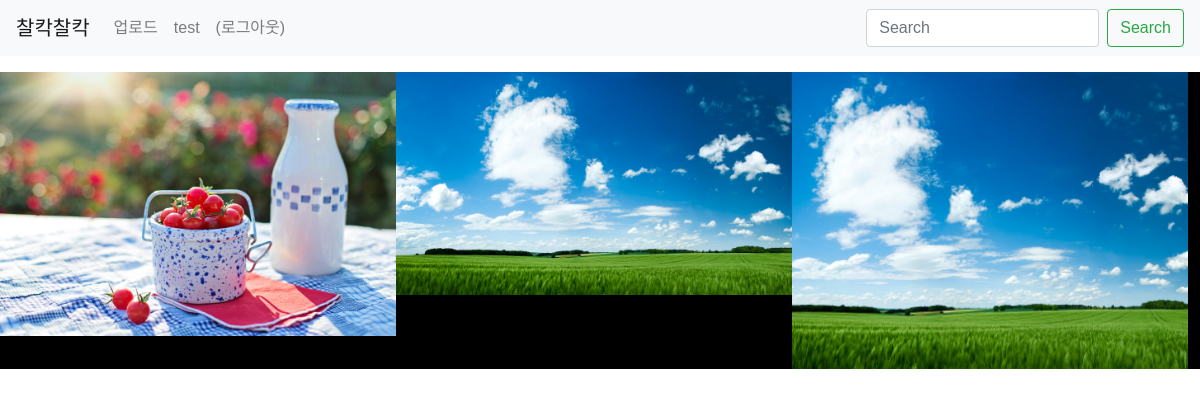
The page /auth/mypage/ (signed in) on the database its author committed.
### models/Model.py (models this page shows)
class User(db.Model):
    id = db.Column(db.Integer, primary_key=True)
    username = db.Column(db.String(150), unique=True, nullable=False)
    password = db.Column(db.String(200), nullable=False)
    email = db.Column(db.String(120), unique=True, nullable=False)

class Usercontent(db.Model):
    id = db.Column(db.Integer, primary_key=True)
    username = db.Column(db.Integer, db.ForeignKey('user.username', ondelete='CASCADE'))
    user = db.relationship('User', backref=db.backref('usercontent_set'))
    content = db.Column(db.Text(), nullable=False)
    create_date = db.Column(db.DateTime(), nullable=False)
    modify_date = db.Column(db.DateTime(), nullable=True)
    filename = db.Column(db.String(200), nullable=False)
    voter = db.relationship('User',secondary=usercontent_like_voter,backref=db.backref('usercontent_voter_set'))

### views/auth_views.py (the view)
@bp.route('/mypage/',methods=('GET','POST'))
def mypage():
    user_name = session.get('user_name')
    content_list = Usercontent.query.filter_by(username=user_name).order_by(Usercontent.create_date.desc()).all()
    return render_template('client/mypage.html', content_list=content_list)

### views/auth_views.py (called while the page is built)
@bp.before_app_request
def load_logged_in_user():
    user_id = session.get('user_id')
    if user_id is None:
        g.user = None
    else:
        g.user = User.query.get(user_id)

### templates/client/mypage.html (shortened to what this page needs)
{% extends 'base.html' %}
{% block content %}
<div class="grid">
    {% if True %}
        {% for content in content_list %}
            <div class="grid-item">
                <a href="{{ url_for('auth.detail', content_id=content.id) }}">
                <img src="{{ url_for('static',filename = 'img/' + content.filename ) }}"/>
                </a>
            </div>
        {% endfor %}
    {% endif %}
</div>
{% endblock %}

### templates/navbar.html (shortened to what this page needs)
<nav class="navbar navbar-expand-lg navbar-light bg-light">
  <a class="navbar-brand" href="{{ url_for('main.root') }}">찰칵찰칵</a>
  <div class="collapse navbar-collapse" id="navbarSupportedContent">
    <ul class="navbar-nav mr-auto">
    {% if g.user %}
      <li class="nav-item ">
        <a class="nav-link" href="{{ url_for('auth.imgupload') }}">업로드</a>
      </li>
      <li class="nav-item ">
        <a class="nav-link" href="{{ url_for('auth.mypage') }}">{{ g.user.username }}</a>
      </li>
      <li class="nav-item ">
        <a class="nav-link" href="{{ url_for('auth.signout') }}">(로그아웃)</a>
      </li>
    {% endif %}
    </ul>
    <form class="form-inline my-2 my-lg-0" action ="{{ url_for('main.search') }}" method="post">
      <input class="form-control mr-sm-2" type="search" placeholder="Search" aria-label="Search" name="subject" id="subject">
      <button class="btn btn-outline-success my-2 my-sm-0" type="submit">Search</button>
    </form>
  </div>
</nav>

### static/css/style.css (style rules this page uses)
* { box-sizing: border-box; }
html { overflow-y: scroll; }
body { font-family: sans-serif; }
.grid { background: #000; }
.grid:after { content: ''; display: block; clear: both; }
.grid-sizer, .grid-item { width: 33%; }
.grid-item { float: left; }
.grid-item img { display: block; max-width: 100%; }
img { max-width: 100%; height: auto; }

### templates/base.html (style rules this page uses)
body { background-repeat:no-repeat; background-size:cover; background-attachment:scroll; background-position:center top; background-color:#FFFFFF; }

### rows shown on the page
User: user.username "test"
Usercontent: filename (picture)
Usercontent: filename (picture)
Usercontent: filename (picture)
